Frame 1 (no input): blank canvas, image omitted
Frame 60 (the mouse pressed at the canvas centre just before this capture): blank canvas, image omitted
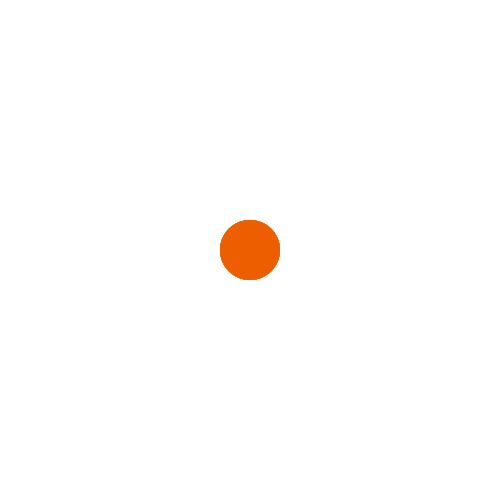
Frame 120 (the mouse held since frame 60 and released just before this capture)

The Processing sketch whose frames 1 and 60 were blank and that drew this single picture after the mouse press (run headless with seeded random() and noise(); from frame 60 on, the mouse is pressed at the canvas centre):

// Processing sketch: rect_drawing
// ── rect_drawing.pde
float increment = 0;

void setup() {
  size (500,500);
  background(255);
  noStroke();
  frameRate(2000);
}

void draw(){
 
 fill (255,255,255,20);
 rect(0,0,500,500);
 if (mousePressed){
   fill (255*sin(increment),255*cos(increment),255*tan(increment*2));
   ellipse(mouseX,mouseY,60,60);
 }
 increment += 0.01;
}
